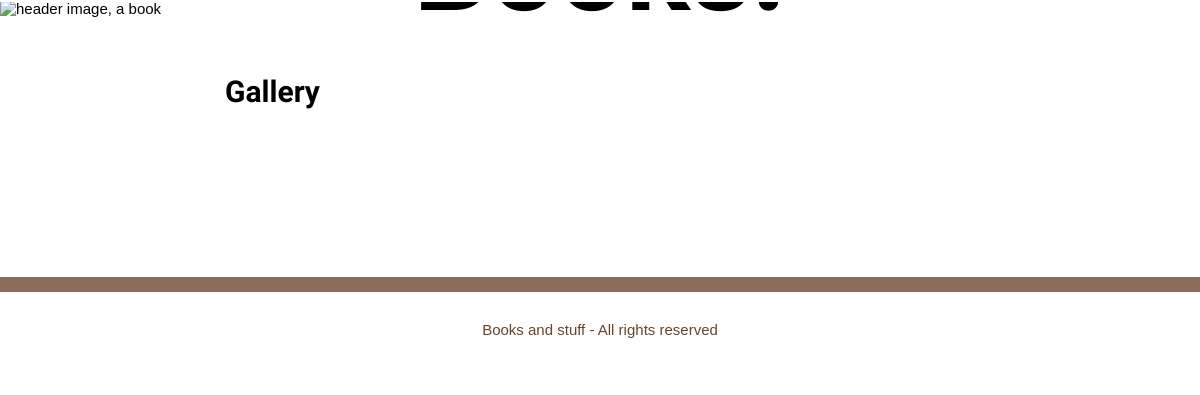
/gallery.php, run on an earlier commit of the app's database.
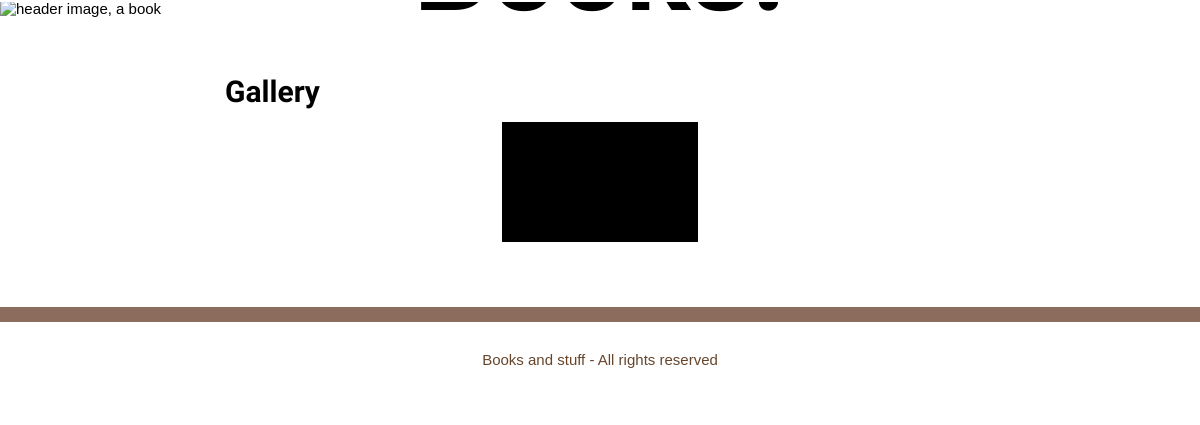
And on a later commit of the database.
### tables this page shows
CREATE TABLE `Image` (
  `imageID` int(11) NOT NULL,
  `fileName` varchar(100) NOT NULL,
  `title` varchar(50) DEFAULT NULL,
  `description` varchar(255) DEFAULT NULL
);

### gallery.php (the view, shortened to what this page needs)
<?php
    include "header.php";
    @ $db = new mysqli($dbserver, $dbuser, $dbpass, $dbname);
    $query = "SELECT imageID, fileName FROM Image";
    $stmt = $db->prepare($query);
    $stmt->bind_result($imageID, $fileName);
    $stmt->execute();
?>
        <main>
            <h2>Gallery</h2>
            <div id="gallery">
                <?php
                    while($stmt->fetch()){
                        echo "<a href='image.php?img=$imageID'><img src='uploads/$fileName'></a>";
                    }
                ?>
            </div>
        </main>
        <?php include "footer.php" ?>
    </div>
</body>
</html>

### header.php (shortened to what this page needs)
<!DOCTYPE html>
<html lang="en">
<head>
    <link rel="stylesheet" href="style.css">
</head>
<body>
    <div id="wrapper">
<header>
    <div id="headerimgbox">
        <img alt="header image, a book" src="img/headerimg.jpg"
    </div>
    <h1>Books.</h1>
</header>

### footer.php
<footer>
    <p>Books and stuff - All rights reserved</p>
</footer>

### style.css (style rules this page uses)
* { margin: 0; padding: 0; font-family: sans-serif; font-size: 15px; }
a { color: #67452b; }
header { position: relative; }
#headerimgbox { display: block; max-height: 450px; overflow: hidden; }
header img { max-height: 100%; max-width: 100%; width: auto; display: block; }
h1 { font-size: 120px; line-height: 120px; text-align: center; position: absolute; top: calc(50% - 100px); width: 100%; font-family: 'Special Elite'; }
main { min-height: calc(100vh - 660px); max-width: 750px; margin: auto; padding: 60px; line-height: 20px; }
h2 { font-family: 'Special Elite'; font-size: 30px; line-height: 30px; margin: 0 0 15px 0; }
#gallery { text-align: center; margin: -10px; }
#gallery a { display: inline-block; margin: 10px; }
#gallery img { display: block; height: 120px; max-width: 750px; }
footer { text-align: center; padding: 30px; border-top: solid 15px #8c6d5d; color: #67452b; font-size: 15px; line-height: 15px; }

What changed in the data, as far as the page shows it:
added image: fileName (picture)
